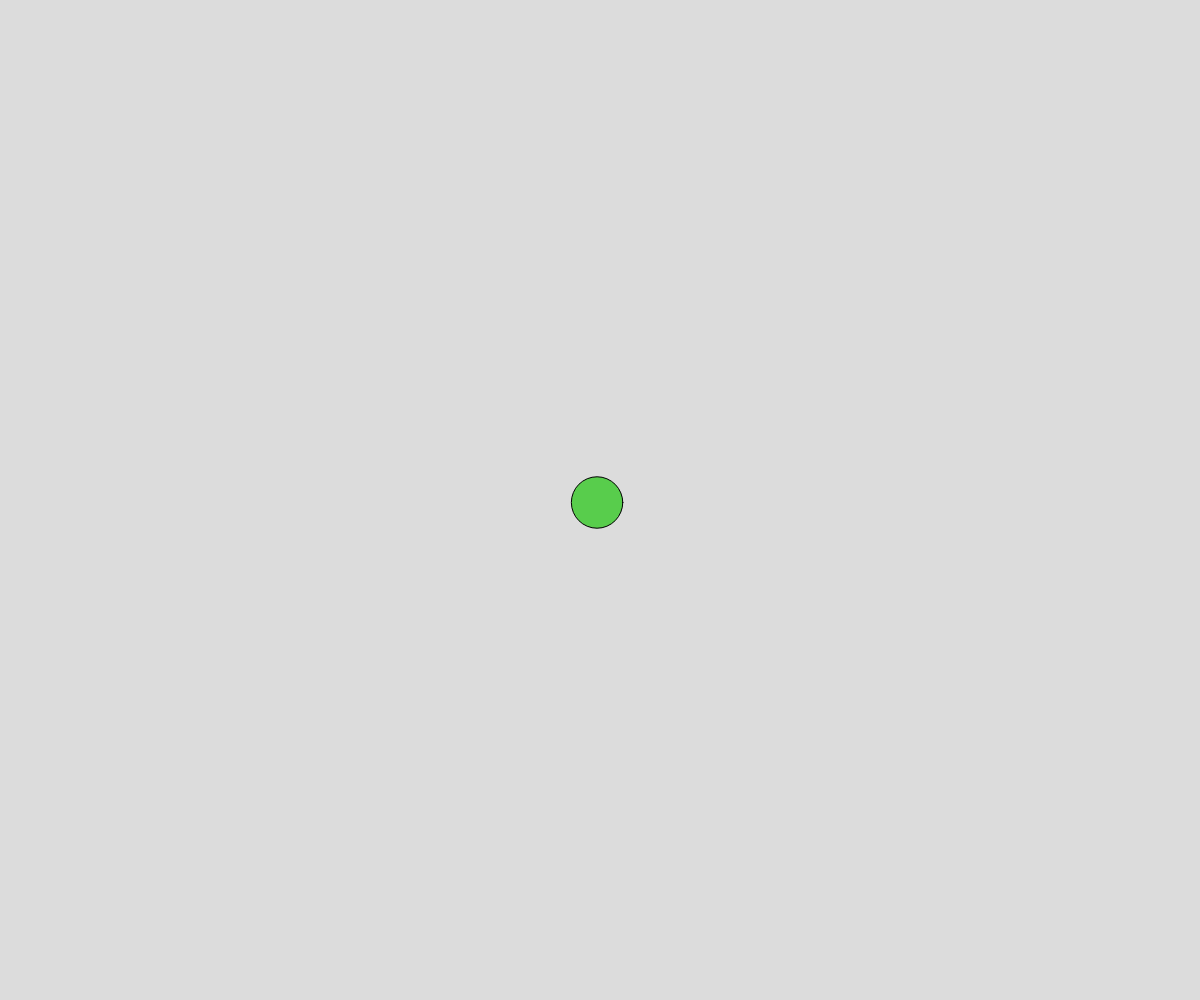
Frame 1 (no input)
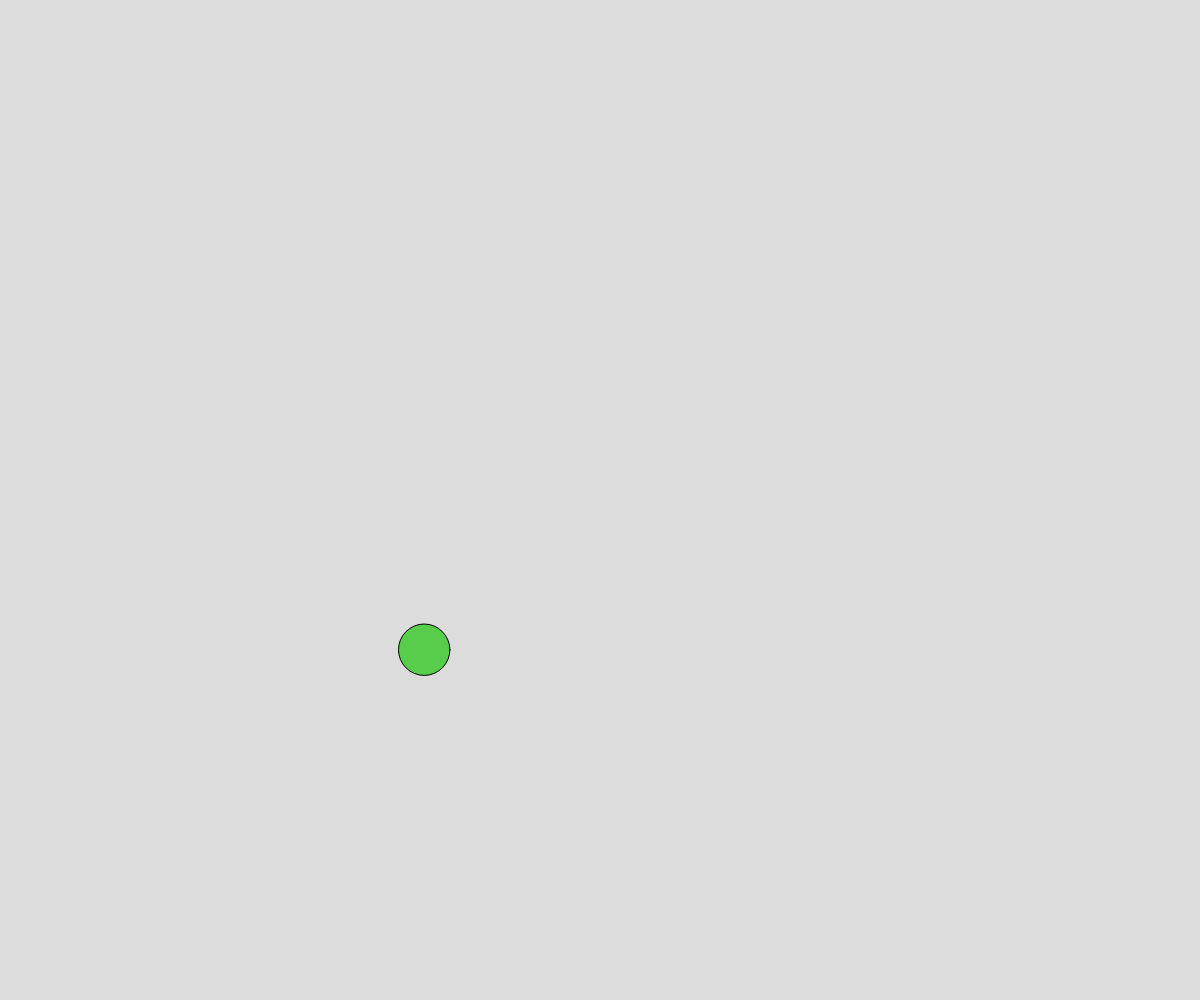
Frame 60 (no input)
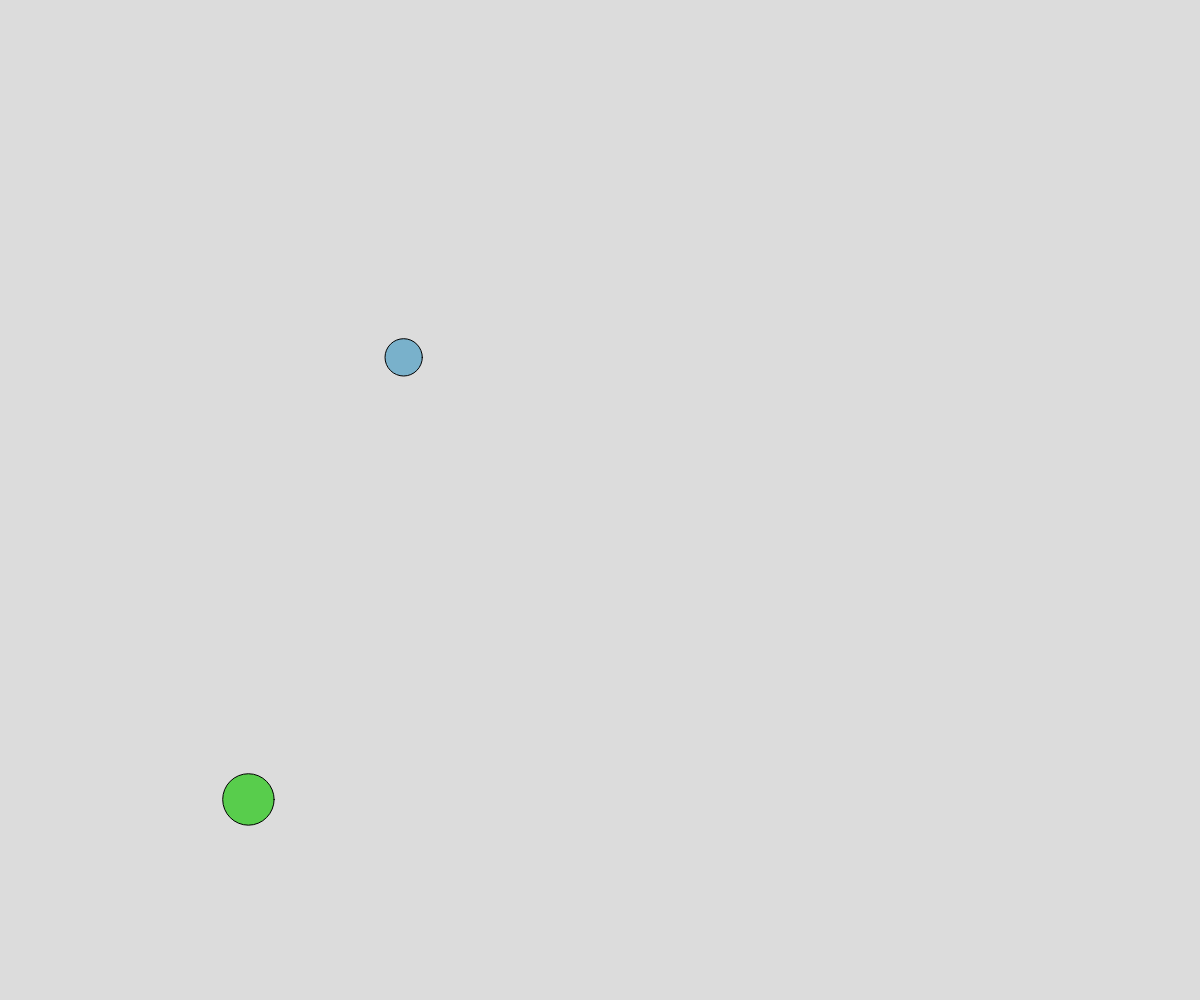
Frame 120 (the mouse pressed at the canvas centre since frame 60)

The p5.js sketch that drew these frames (run headless with seeded random() and noise() and a simulated clock; from frame 60 on, the mouse is pressed at the canvas centre):

// p5.js sketch
// ── sketch.js
// Ball OOP

class Ball {
  constructor(x, y){
    this.x = x;
    this.y = y;
    this.radius = random(15,30);
    this.dx = random(-5,5);
    this.dy = random(-5,5);
    this.r = random(255);
    this.g = random(255);
    this.b = random(255);
  }

  move(){
    if (this.x + this.radius > width){
      this.dx = this.dx * -1;
    }
    if (this.x - this.radius < 0){
      this.dx = this.dx * -1;
    }
    if (this.y - this.radius < 0){
      this.dy = this.dy * -1;
    }
    if (this.y + this.radius > height){
      this.dy = this.dy * -1;
    }

    this.x += this.dx;
    this.y += this.dy;
  }

  display(){
    fill(this.r, this.g, this.b);
    circle(this.x, this.y, this.radius*2);

  }

  bounceOff(otherBall){
    let radiiSum = this.radius + otherBall.radius;
    let distanceApart = dist(this.x, this.y, otherBall.x, otherBall.y);
    if (radiiSum > distanceApart){
      // hitting each other
      let tempDx = this.dx;
      let tempDy = this.dy;

      this.dx = otherBall.dx;
      this.dy = otherBall.dy;
      otherBall.dx = tempDx;
      otherBall.dy = tempDy;
    }
  }
}

let ballArray = [];

function setup() {
  createCanvas(windowWidth, windowHeight);

  let theBall = new Ball(width/2, height/2);
  ballArray.push(theBall);
}

function draw() {
  background(220);
  for (let someBall of ballArray){
    someBall.move();
    for(let otherBall of ballArray){
      //not check self
      if(someBall !== otherBall){
        someBall.bounceOff(otherBall);
      }
    }
    someBall.display();
  }

}

function mousePressed(){
  let theBall = new Ball(mouseX, mouseY);
  ballArray.push(theBall);
}
